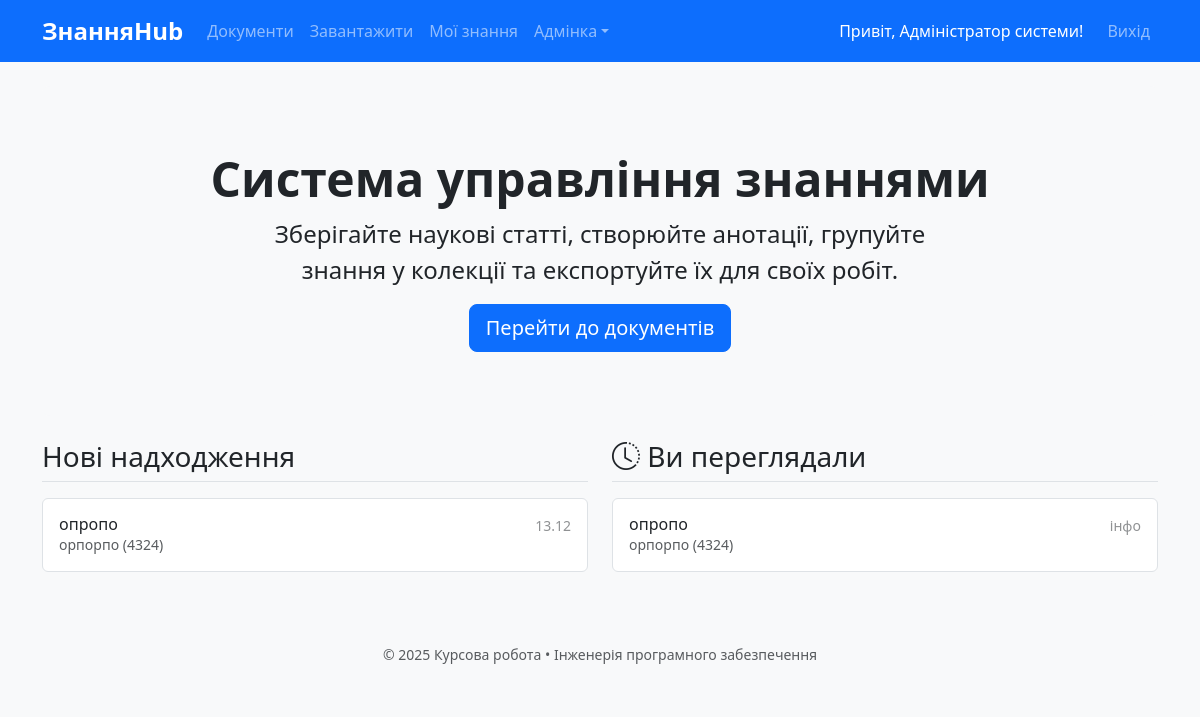
Page / (signed in) on the earlier database version.
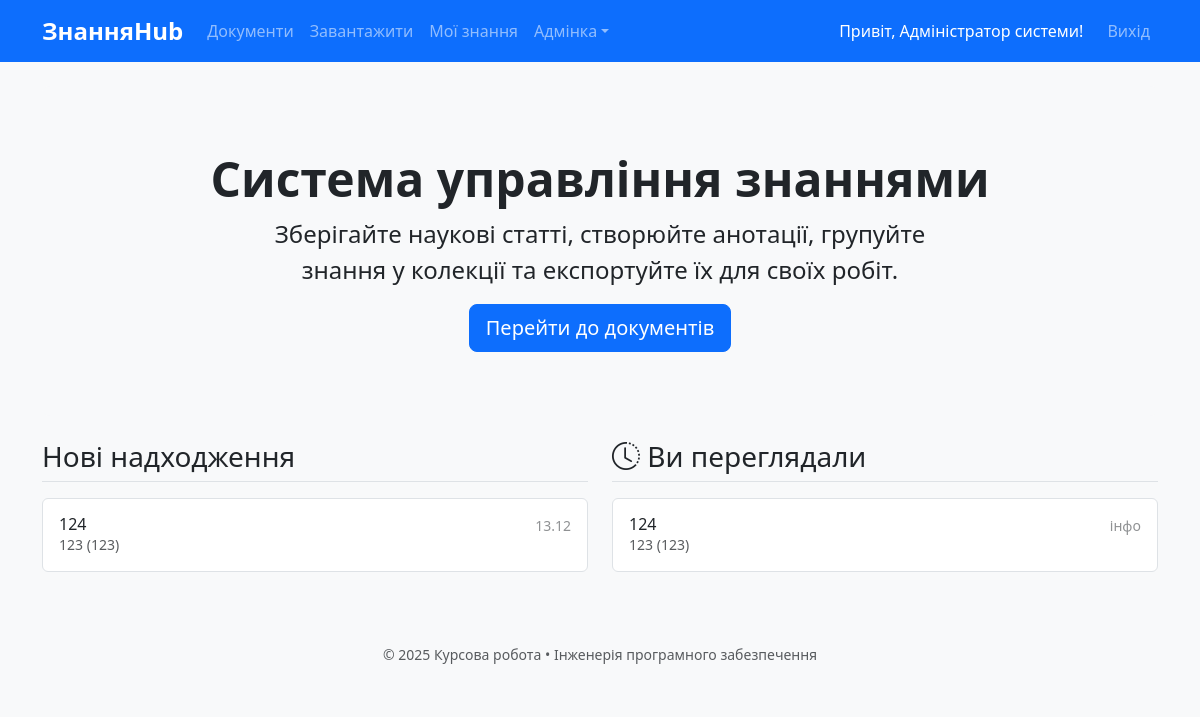
Same page on the later database version.
### models.py (models this page shows)
class Document(db.Model):
    id = db.Column(db.Integer, primary_key=True)
    title = db.Column(db.String(300), nullable=False)
    authors = db.Column(db.Text)
    year = db.Column(db.Integer)
    source = db.Column(db.Text)
    doc_type = db.Column(db.String(50))
    original_filename = db.Column(db.String(300), nullable=False)
    stored_filename = db.Column(db.String(200), nullable=False, unique=True)
    uploaded_at = db.Column(db.DateTime, default=datetime.utcnow)
    uploaded_by = db.Column(db.Integer, db.ForeignKey('user.id'))
    user = db.relationship('User', backref='documents')

### app.py (the view)
    @app.route('/')
    def index():
        recent_uploads = Document.query.order_by(Document.uploaded_at.desc()).limit(10).all()
        return render_template('index.html', recent=recent_uploads)

### templates/index.html (shortened to what this page needs)
{% extends "base.html" %}
{% block content %}
<div class="p-5 mb-4 bg-light rounded-3 text-center">
    <div class="container-fluid py-3">
        <h1 class="display-5 fw-bold">Система управління знаннями</h1>
        <p class="col-md-8 fs-4 mx-auto">Зберігайте наукові статті, створюйте анотації, групуйте знання у колекції та експортуйте їх для своїх робіт.</p>
        {% if not current_user.is_authenticated %}
            <a href="{{ url_for('register') }}" class="btn btn-primary btn-lg" type="button">Почати роботу</a>
        {% else %}
            <a href="{{ url_for('document_list') }}" class="btn btn-primary btn-lg" type="button">Перейти до документів</a>
        {% endif %}
    </div>
</div>
<div class="row g-4">
    <div class="col-md-6">
        <h3 class="mb-3 border-bottom pb-2">Нові надходження</h3>
        <div class="list-group">
            {% for doc in recent %}
            <a href="{{ url_for('document_detail', doc_id=doc.id) }}" class="list-group-item list-group-item-action d-flex gap-3 py-3" aria-current="true">
                <div class="d-flex gap-2 w-100 justify-content-between">
                    <div>
                        <h6 class="mb-0">{{ doc.title }}</h6>
                        <p class="mb-0 opacity-75 small">{{ doc.authors }} ({{ doc.year }})</p>
                    </div>
                    <small class="opacity-50 text-nowrap">{{ doc.uploaded_at.strftime('%d.%m') }}</small>
                </div>
            </a>
            {% endfor %}
        </div>
    </div>
    {% if current_user.is_authenticated %}
    <div class="col-md-6">
        <h3 class="mb-3 border-bottom pb-2">
            <i class="bi bi-clock-history"></i> Ви переглядали
        </h3>
        <div class="list-group">
            {% if recently_viewed_docs %}
                {% for doc in recently_viewed_docs %}
                <a href="{{ url_for('document_detail', doc_id=doc.id) }}" class="list-group-item list-group-item-action d-flex gap-3 py-3">
                    <div class="d-flex gap-2 w-100 justify-content-between">
                        <div>
                            <h6 class="mb-0">{{ doc.title }}</h6>
                            <p class="mb-0 opacity-75 small">{{ doc.authors }} ({{ doc.year or '-' }})</p>
                        </div>
                        <small class="opacity-50 text-nowrap">інфо</small>
                    </div>
                </a>
                {% endfor %}
            {% else %}
                <div class="list-group-item text-muted text-center py-4">
                    Історія переглядів порожня
                </div>
            {% endif %}
        </div>
    </div>
    {% endif %}
</div>
{% endblock %}

Differences in the rows shown:
changed Document: title "опропо" → "124"; authors "орпорпо" → "123"; year "4324" → "123"
